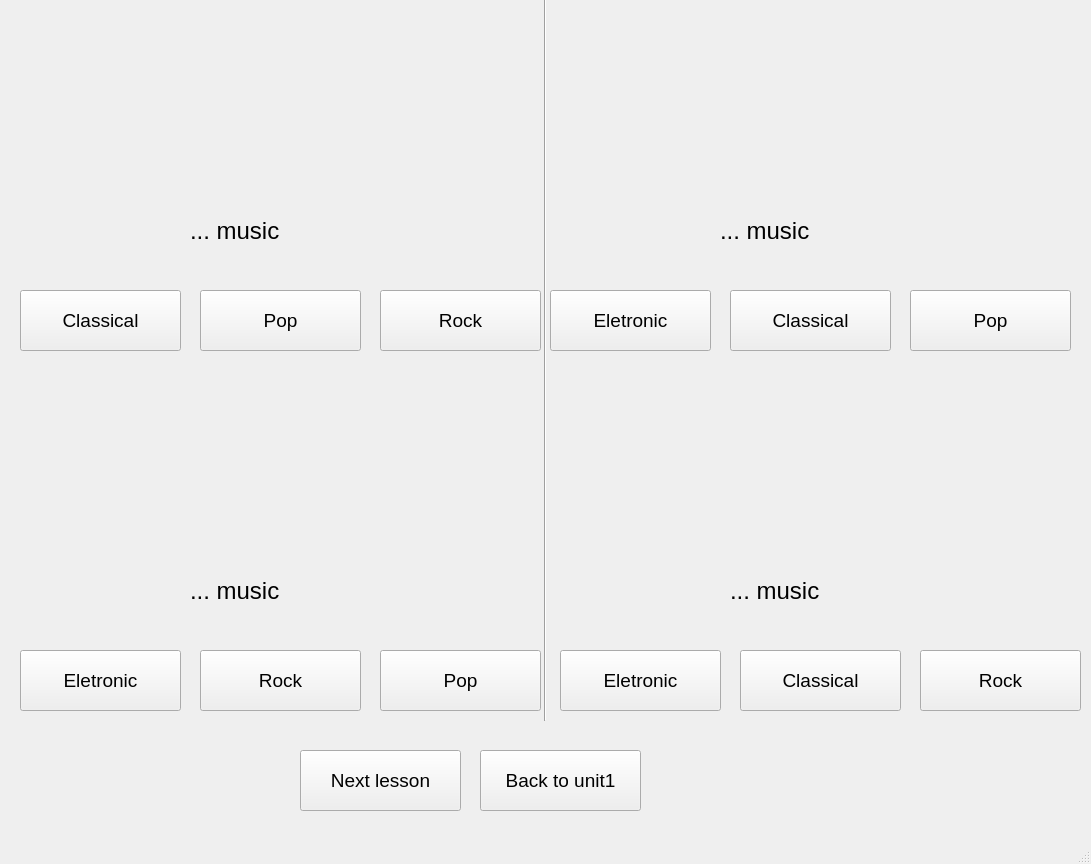
<?xml version="1.0" encoding="UTF-8"?>
<ui version="4.0">
 <class>MainWindow</class>
 <widget class="QMainWindow" name="MainWindow">
  <property name="geometry">
   <rect>
    <x>0</x>
    <y>0</y>
    <width>1091</width>
    <height>864</height>
   </rect>
  </property>
  <property name="windowTitle">
   <string>MainWindow</string>
  </property>
  <widget class="QWidget" name="centralwidget">
   <widget class="QLabel" name="label_2">
    <property name="geometry">
     <rect>
      <x>170</x>
      <y>0</y>
      <width>221</width>
      <height>191</height>
     </rect>
    </property>
    <property name="text">
     <string/>
    </property>
    <property name="pixmap">
     <pixmap>../PTI picture SPCK/classicalmusic.jpeg</pixmap>
    </property>
    <property name="scaledContents">
     <bool>true</bool>
    </property>
   </widget>
   <widget class="QPushButton" name="pushButton_6">
    <property name="geometry">
     <rect>
      <x>20</x>
      <y>290</y>
      <width>161</width>
      <height>61</height>
     </rect>
    </property>
    <property name="font">
     <font>
      <pointsize>14</pointsize>
     </font>
    </property>
    <property name="text">
     <string>Classical</string>
    </property>
   </widget>
   <widget class="QPushButton" name="pushButton_8">
    <property name="geometry">
     <rect>
      <x>380</x>
      <y>290</y>
      <width>161</width>
      <height>61</height>
     </rect>
    </property>
    <property name="font">
     <font>
      <pointsize>14</pointsize>
     </font>
    </property>
    <property name="text">
     <string>Rock</string>
    </property>
   </widget>
   <widget class="QPushButton" name="pushButton_7">
    <property name="geometry">
     <rect>
      <x>200</x>
      <y>290</y>
      <width>161</width>
      <height>61</height>
     </rect>
    </property>
    <property name="font">
     <font>
      <pointsize>14</pointsize>
     </font>
    </property>
    <property name="text">
     <string>Pop</string>
    </property>
   </widget>
   <widget class="QLabel" name="label_4">
    <property name="geometry">
     <rect>
      <x>190</x>
      <y>200</y>
      <width>201</width>
      <height>61</height>
     </rect>
    </property>
    <property name="font">
     <font>
      <pointsize>18</pointsize>
     </font>
    </property>
    <property name="text">
     <string>... music</string>
    </property>
   </widget>
   <widget class="QPushButton" name="pushButton_9">
    <property name="geometry">
     <rect>
      <x>910</x>
      <y>290</y>
      <width>161</width>
      <height>61</height>
     </rect>
    </property>
    <property name="font">
     <font>
      <pointsize>14</pointsize>
     </font>
    </property>
    <property name="text">
     <string>Pop</string>
    </property>
   </widget>
   <widget class="QPushButton" name="pushButton_10">
    <property name="geometry">
     <rect>
      <x>730</x>
      <y>290</y>
      <width>161</width>
      <height>61</height>
     </rect>
    </property>
    <property name="font">
     <font>
      <pointsize>14</pointsize>
     </font>
    </property>
    <property name="text">
     <string>Classical</string>
    </property>
   </widget>
   <widget class="QLabel" name="label_3">
    <property name="geometry">
     <rect>
      <x>700</x>
      <y>0</y>
      <width>221</width>
      <height>191</height>
     </rect>
    </property>
    <property name="text">
     <string/>
    </property>
    <property name="pixmap">
     <pixmap>../PTI picture SPCK/popmusic.webp</pixmap>
    </property>
    <property name="scaledContents">
     <bool>true</bool>
    </property>
   </widget>
   <widget class="QPushButton" name="pushButton_11">
    <property name="geometry">
     <rect>
      <x>550</x>
      <y>290</y>
      <width>161</width>
      <height>61</height>
     </rect>
    </property>
    <property name="font">
     <font>
      <pointsize>14</pointsize>
     </font>
    </property>
    <property name="text">
     <string>Eletronic</string>
    </property>
   </widget>
   <widget class="QLabel" name="label_5">
    <property name="geometry">
     <rect>
      <x>720</x>
      <y>200</y>
      <width>201</width>
      <height>61</height>
     </rect>
    </property>
    <property name="font">
     <font>
      <pointsize>18</pointsize>
     </font>
    </property>
    <property name="text">
     <string>... music</string>
    </property>
   </widget>
   <widget class="Line" name="line">
    <property name="geometry">
     <rect>
      <x>470</x>
      <y>-10</y>
      <width>151</width>
      <height>731</height>
     </rect>
    </property>
    <property name="orientation">
     <enum>Qt::Vertical</enum>
    </property>
   </widget>
   <widget class="QLabel" name="label_6">
    <property name="geometry">
     <rect>
      <x>190</x>
      <y>560</y>
      <width>201</width>
      <height>61</height>
     </rect>
    </property>
    <property name="font">
     <font>
      <pointsize>18</pointsize>
     </font>
    </property>
    <property name="text">
     <string>... music</string>
    </property>
   </widget>
   <widget class="QPushButton" name="pushButton_12">
    <property name="geometry">
     <rect>
      <x>380</x>
      <y>650</y>
      <width>161</width>
      <height>61</height>
     </rect>
    </property>
    <property name="font">
     <font>
      <pointsize>14</pointsize>
     </font>
    </property>
    <property name="text">
     <string>Pop</string>
    </property>
   </widget>
   <widget class="QPushButton" name="pushButton_13">
    <property name="geometry">
     <rect>
      <x>20</x>
      <y>650</y>
      <width>161</width>
      <height>61</height>
     </rect>
    </property>
    <property name="font">
     <font>
      <pointsize>14</pointsize>
     </font>
    </property>
    <property name="text">
     <string>Eletronic</string>
    </property>
   </widget>
   <widget class="QLabel" name="label_7">
    <property name="geometry">
     <rect>
      <x>170</x>
      <y>360</y>
      <width>221</width>
      <height>191</height>
     </rect>
    </property>
    <property name="text">
     <string/>
    </property>
    <property name="pixmap">
     <pixmap>../PTI picture SPCK/rockmusic.jfif</pixmap>
    </property>
    <property name="scaledContents">
     <bool>true</bool>
    </property>
   </widget>
   <widget class="QPushButton" name="pushButton_14">
    <property name="geometry">
     <rect>
      <x>200</x>
      <y>650</y>
      <width>161</width>
      <height>61</height>
     </rect>
    </property>
    <property name="font">
     <font>
      <pointsize>14</pointsize>
     </font>
    </property>
    <property name="text">
     <string>Rock</string>
    </property>
   </widget>
   <widget class="QLabel" name="label_8">
    <property name="geometry">
     <rect>
      <x>730</x>
      <y>560</y>
      <width>201</width>
      <height>61</height>
     </rect>
    </property>
    <property name="font">
     <font>
      <pointsize>18</pointsize>
     </font>
    </property>
    <property name="text">
     <string>... music</string>
    </property>
   </widget>
   <widget class="QPushButton" name="pushButton_15">
    <property name="geometry">
     <rect>
      <x>920</x>
      <y>650</y>
      <width>161</width>
      <height>61</height>
     </rect>
    </property>
    <property name="font">
     <font>
      <pointsize>14</pointsize>
     </font>
    </property>
    <property name="text">
     <string>Rock</string>
    </property>
   </widget>
   <widget class="QPushButton" name="pushButton_16">
    <property name="geometry">
     <rect>
      <x>560</x>
      <y>650</y>
      <width>161</width>
      <height>61</height>
     </rect>
    </property>
    <property name="font">
     <font>
      <pointsize>14</pointsize>
     </font>
    </property>
    <property name="text">
     <string>Eletronic</string>
    </property>
   </widget>
   <widget class="QLabel" name="label_9">
    <property name="geometry">
     <rect>
      <x>710</x>
      <y>360</y>
      <width>221</width>
      <height>191</height>
     </rect>
    </property>
    <property name="text">
     <string/>
    </property>
    <property name="pixmap">
     <pixmap>../PTI picture SPCK/eletronicmusic.webp</pixmap>
    </property>
    <property name="scaledContents">
     <bool>true</bool>
    </property>
   </widget>
   <widget class="QPushButton" name="pushButton_17">
    <property name="geometry">
     <rect>
      <x>740</x>
      <y>650</y>
      <width>161</width>
      <height>61</height>
     </rect>
    </property>
    <property name="font">
     <font>
      <pointsize>14</pointsize>
     </font>
    </property>
    <property name="text">
     <string>Classical</string>
    </property>
   </widget>
   <widget class="QPushButton" name="pushButton_18">
    <property name="geometry">
     <rect>
      <x>300</x>
      <y>750</y>
      <width>161</width>
      <height>61</height>
     </rect>
    </property>
    <property name="font">
     <font>
      <pointsize>14</pointsize>
     </font>
    </property>
    <property name="text">
     <string>Next lesson</string>
    </property>
   </widget>
   <widget class="QPushButton" name="pushButton_20">
    <property name="geometry">
     <rect>
      <x>480</x>
      <y>750</y>
      <width>161</width>
      <height>61</height>
     </rect>
    </property>
    <property name="font">
     <font>
      <pointsize>14</pointsize>
     </font>
    </property>
    <property name="text">
     <string>Back to unit1</string>
    </property>
   </widget>
  </widget>
  <widget class="QMenuBar" name="menubar">
   <property name="geometry">
    <rect>
     <x>0</x>
     <y>0</y>
     <width>1091</width>
     <height>26</height>
    </rect>
   </property>
  </widget>
  <widget class="QStatusBar" name="statusbar"/>
 </widget>
 <resources/>
 <connections/>
</ui>
